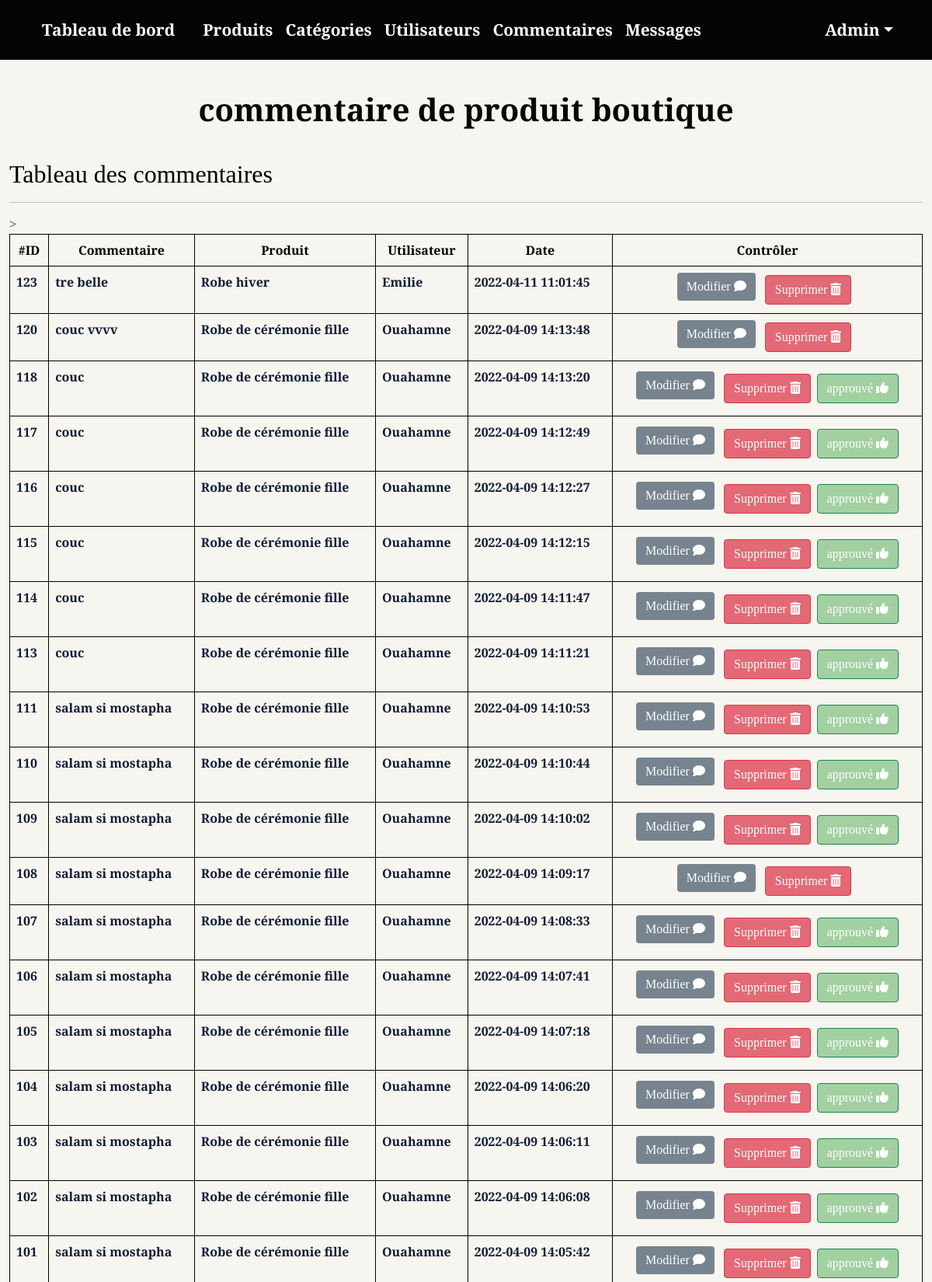
/Admin/commentaire.php (signed in, upper part), run on the app's committed database.
### tables this page shows
CREATE TABLE `commentaire` (
  `Commentaire_Id` int(11) NOT NULL,
  `Commentaire` text NOT NULL,
  `Satut` tinyint(4) NOT NULL,
  `Commentaire_Date` datetime NOT NULL,
  `Commentaire_Produit` int(11) NOT NULL,
  `Commentaire_Utilesateur` int(11) NOT NULL
);

CREATE TABLE `produits` (
  `Id_produit` int(11) NOT NULL,
  `Nom` varchar(255) NOT NULL,
  `Description` text NOT NULL,
  `Image` varchar(255) NOT NULL,
  `Pays_Production` varchar(255) NOT NULL,
  `Prix` int(11) NOT NULL,
  `Stock` int(11) NOT NULL,
  `Solde` int(11) NOT NULL DEFAULT 0,
  `Taille` varchar(255) NOT NULL,
  `Categories_ID` int(11) NOT NULL,
  `Admin_ID` int(11) NOT NULL,
  `Date_production` datetime NOT NULL
);

CREATE TABLE `utilisateurs` (
  `Id_utilisateur` int(11) NOT NULL,
  `Nom` varchar(255) NOT NULL,
  `Prenom` varchar(255) NOT NULL,
  `Avatar` varchar(255) NOT NULL,
  `Email` varchar(255) NOT NULL,
  `Mdp` varchar(255) NOT NULL,
  `GroupID` int(11) NOT NULL DEFAULT 0,
  `Statut` int(11) NOT NULL DEFAULT 0,
  `Date` date NOT NULL
);

### Admin/commentaire.php (the view, shortened to what this page needs)
<?php
if (isset($_SESSION['admin'])) {
    include 'init.php';
    $Emilie = '';
    if (isset($_GET['Emilie'])) {
        $Emilie = $_GET['Emilie'];
    } else {
        $Emilie = 'Accueil';
    }
    if ($Emilie == 'Accueil') {
        $stmt = $con->prepare("SELECT  commentaire.*, produits.Nom AS Prduit,utilisateurs.Nom AS Client
     FROM  commentaire
     INNER JOIN  produits
     ON
      produits.Id_produit = commentaire.Commentaire_Produit
      INNER JOIN  utilisateurs
      ON
      utilisateurs.Id_utilisateur = commentaire.Commentaire_Utilesateur ORDER BY Commentaire_Id  DESC ");
        $stmt->execute();
        $Accueil = $stmt->fetchAll();
?>
        <div class="container-fluid">
            <h1 class="text-center">commentaire de produit boutique </h1>
            <h2 class="cat-h2">Tableau des commentaires </h2>
            <hr>
            <div class="table-responsive w-100  members-table mt-3">
                <table class="table table-bordered main-table accueil-table ">
                    <tr>
                        <td>#ID</td>
                        <td>Commentaire</td>
                        <td>Produit</td>
                        <td>Utilisateur</td>
                        <td>Date</td>
                        <td>Contrôler</td>>
                    </tr>
                    <?php foreach ($Accueil as $row) {
                        echo "<tr>";
                        echo "<td>" . $row['Commentaire_Id'] . "</td>";
                        echo "<td>" . $row['Commentaire'] . "</td>";
                        echo "<td>" . $row['Prduit'] . "</td>";
                        echo "<td>" . $row['Client'] . "</td>";
                        echo " <td>" . $row['Commentaire_Date'] . "</td>";
                        echo "<td class='text-center'>
                        <a href='commentaire.php?Emilie=Edite&CommID=" . $row['Commentaire_Id'] . "'  class='btn btn-primary mb-sm-2 me-2 '>Modifier
                        <i class='fa-solid fa-comment'></i></a>
                            <a href='commentaire.php?Emilie=Delete&CommID=" . $row['Commentaire_Id'] . "'  class='btn btn-danger confirm me-2 '>Supprimer <i class='fa-solid fa-trash-can'></i></a>";
                        if ($row['Satut'] == 0) {
                            echo "<a href='commentaire.php?Emilie=Approve&CommID=" . $row['Commentaire_Id'] .   " ' class='btn btn-success mb-sm-2 mt-sm-2'>approuvé
                            <i class='fa-solid fa-thumbs-up'></i></a>";
                        }
                        echo "</td>";
                        echo "<tr>";
                    } ?>
                </table>
            </div>
        </div>
        <?php  } else {
        header('Location : index.php');
        exit();
    }
}
include $tbl . 'footer.inc.php';
    ?>

### Admin/Layout/css/backend.css (style rules this page uses)
* { margin: 0; padding: 0; outline: none; border: none; text-decoration: none; box-sizing: border-box; font-family: 'Cormorant SC', serif; }
body { background-color: #f7f5ef; font-size: 16px; }
h1 { font-size: 40px; margin: 40px 0; font-weight: 900; color: #060606; }
.btn-success { background-color: #143a32 !important; }
.btn-danger { background-color: #e36976 !important; }
.btn-primary { background-color: #77838f !important; border: none; }
.btn-success { background-color: #a2d0a1 !important; }
.members-table tr { border: black 1px solid; font-weight: 600; color: #0E1C36; font-family: 'Lobster', cursive; }
.members-table .main-table tr:first-child td { color: #000000; text-align: center; }
.text-center { text-align: center!important; }
.cat-h2 { color: #000000 !important; }
@media screen and (max-width :1200px) { h1 { font-size: 2.5em; } }

### data on the page
commentaire: Commentaire_Id "123", Commentaire "tre belle", Commentaire_Produit.Nom "Robe hiver", Commentaire_Utilesateur.Nom "Emilie", Commentaire_Date "2022-04-11 11:01:45"
commentaire: Commentaire_Id "120", Commentaire "couc vvvv", Commentaire_Produit.Nom "Robe de cérémonie fille", Commentaire_Utilesateur.Nom "Ouahamne", Commentaire_Date "2022-04-09 14:13:48"
commentaire: Commentaire_Id "118", Commentaire "couc", Commentaire_Produit.Nom "Robe de cérémonie fille", Commentaire_Utilesateur.Nom "Ouahamne", Commentaire_Date "2022-04-09 14:13:20"
commentaire: Commentaire_Id "117", Commentaire "couc", Commentaire_Produit.Nom "Robe de cérémonie fille", Commentaire_Utilesateur.Nom "Ouahamne", Commentaire_Date "2022-04-09 14:12:49"
commentaire: Commentaire_Id "116", Commentaire "couc", Commentaire_Produit.Nom "Robe de cérémonie fille", Commentaire_Utilesateur.Nom "Ouahamne", Commentaire_Date "2022-04-09 14:12:27"
commentaire: Commentaire_Id "115", Commentaire "couc", Commentaire_Produit.Nom "Robe de cérémonie fille", Commentaire_Utilesateur.Nom "Ouahamne", Commentaire_Date "2022-04-09 14:12:15"
commentaire: Commentaire_Id "114", Commentaire "couc", Commentaire_Produit.Nom "Robe de cérémonie fille", Commentaire_Utilesateur.Nom "Ouahamne", Commentaire_Date "2022-04-09 14:11:47"
commentaire: Commentaire_Id "113", Commentaire "couc", Commentaire_Produit.Nom "Robe de cérémonie fille", Commentaire_Utilesateur.Nom "Ouahamne", Commentaire_Date "2022-04-09 14:11:21"
commentaire: Commentaire_Id "111", Commentaire "salam si mostapha", Commentaire_Produit.Nom "Robe de cérémonie fille", Commentaire_Utilesateur.Nom "Ouahamne", Commentaire_Date "2022-04-09 14:10:53"
commentaire: Commentaire_Id "110", Commentaire "salam si mostapha", Commentaire_Produit.Nom "Robe de cérémonie fille", Commentaire_Utilesateur.Nom "Ouahamne", Commentaire_Date "2022-04-09 14:10:44"
commentaire: Commentaire_Id "109", Commentaire "salam si mostapha", Commentaire_Produit.Nom "Robe de cérémonie fille", Commentaire_Utilesateur.Nom "Ouahamne", Commentaire_Date "2022-04-09 14:10:02"
commentaire: Commentaire_Id "108", Commentaire "salam si mostapha", Commentaire_Produit.Nom "Robe de cérémonie fille", Commentaire_Utilesateur.Nom "Ouahamne", Commentaire_Date "2022-04-09 14:09:17"
commentaire: Commentaire_Id "107", Commentaire "salam si mostapha", Commentaire_Produit.Nom "Robe de cérémonie fille", Commentaire_Utilesateur.Nom "Ouahamne", Commentaire_Date "2022-04-09 14:08:33"
commentaire: Commentaire_Id "106", Commentaire "salam si mostapha", Commentaire_Produit.Nom "Robe de cérémonie fille", Commentaire_Utilesateur.Nom "Ouahamne", Commentaire_Date "2022-04-09 14:07:41"
commentaire: Commentaire_Id "105", Commentaire "salam si mostapha", Commentaire_Produit.Nom "Robe de cérémonie fille", Commentaire_Utilesateur.Nom "Ouahamne", Commentaire_Date "2022-04-09 14:07:18"
commentaire: Commentaire_Id "104", Commentaire "salam si mostapha", Commentaire_Produit.Nom "Robe de cérémonie fille", Commentaire_Utilesateur.Nom "Ouahamne", Commentaire_Date "2022-04-09 14:06:20"
commentaire: Commentaire_Id "103", Commentaire "salam si mostapha", Commentaire_Produit.Nom "Robe de cérémonie fille", Commentaire_Utilesateur.Nom "Ouahamne", Commentaire_Date "2022-04-09 14:06:11"
commentaire: Commentaire_Id "102", Commentaire "salam si mostapha", Commentaire_Produit.Nom "Robe de cérémonie fille", Commentaire_Utilesateur.Nom "Ouahamne", Commentaire_Date "2022-04-09 14:06:08"
commentaire: Commentaire_Id "101", Commentaire "salam si mostapha", Commentaire_Produit.Nom "Robe de cérémonie fille", Commentaire_Utilesateur.Nom "Ouahamne", Commentaire_Date "2022-04-09 14:05:42"
